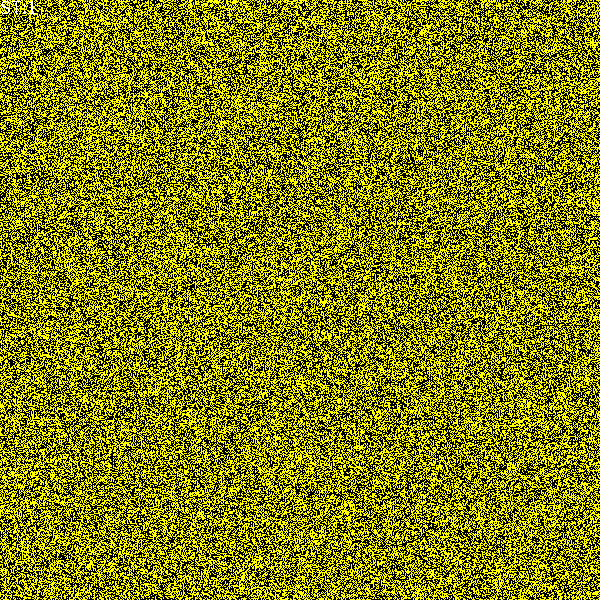
Frame 1 (no input)
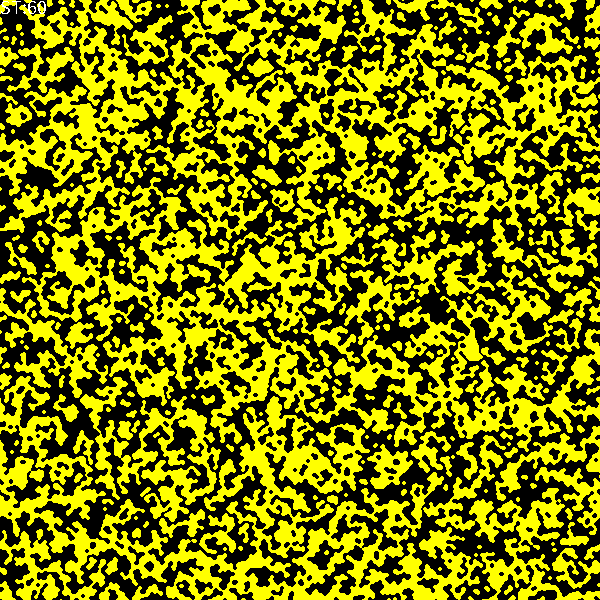
Frame 60 (the mouse pressed at the canvas centre just before this capture)
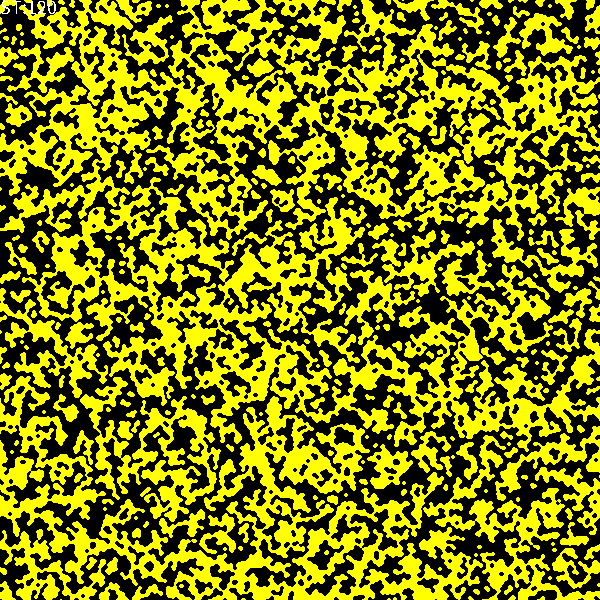
Frame 120 (the mouse held since frame 60 and released just before this capture)

The Processing sketch that drew these frames (run headless with seeded random() and noise(); from frame 60 on, the mouse is pressed at the canvas centre):

// Processing sketch: asynchronic2Dvoter
// ── asynchronic2Dvoter.pde
// "Voter model" <=> "Nearest Neighbors Social Impact"
// Two-dimensional, asynchronous cellular automaton
////////////////////////////////////////////////////////////////////////////////////
final int WorldSide=600;//Side lenght of simulation world (square)
final float Dens=0.50;//.01;//Initial density in the lattice World
final boolean withMoore=true;//neighborhood with the corners of the square

int[][] World=new int[WorldSide][WorldSide];//2 dimensional array <=> "matrix" or "lattice" 
                                            
int FR=100;//desired simulation speed

void setup()
{
 size(600,600); //squre canvas
 noSmooth();    //much faster drawing
 frameRate(FR);
  
 for(int i=0;i<WorldSide;i++) 
    for(int j=0;j<WorldSide;j++) 
      if(random(1.0)<Dens)
        World[i][j]=1;
}

void visualisation()
{
   for(int i=0;i<WorldSide;i++)
    for(int j=0;j<WorldSide;j++) 
    {                      
      switch(World[i][j]){ 
      case 1:stroke(255,255,0);break;//Yellow
      case 0:stroke(0,0,0);break;
      default: stroke(255,0,0);//"emergency color" - RED
      break;
      } 
      point(i,j);
    }
}

int t=0;
void draw()
{  
  visualisation();
  
  // Monte Carlo step
  int N=WorldSide*WorldSide;
  for(int a=0;a<N;a++)
  {
       int i=(int)random(WorldSide);
       int j=(int)random(WorldSide);
       
       int right = (i+1) % WorldSide;      
       int left  = (WorldSide+i-1) % WorldSide;
       int dw=(j+1) % WorldSide;   
       int up=(WorldSide+j-1) % WorldSide;
       int cou0  = 0;//counter of 0 state neighbors
       int cou1  = 0;//counter of 1 state neighbors
       
       if(World[left][j]==0 )cou0++;else cou1++;
       if(World[right][j]==0)cou0++;else cou1++;
       if(World[i][up]==0)cou0++;else cou1++;
       if(World[i][dw]==0)cou0++;else cou1++; 
       if(withMoore)
       {
         if(World[left][up]==0)cou0++;else cou1++;
         if(World[right][up]==0)cou0++;else cou1++;
         if(World[left][dw]==0)cou0++;else cou1++;
         if(World[right][dw]==0)cou0++;else cou1++; 
       }
       if(World[i][j]==0)cou0++;else cou1++;
       
       //The rule of this automaton - you assume a state 
       //more common in your vicinity
       if(cou0>cou1)
         World[i][j]=0;
       else //What about == ?
         World[i][j]=1;
   }
      
   t++;//next step
   textSize(20);textAlign(LEFT,TOP);text("ST:"+t,0,0);
}

//https://github.com/borkowsk/bookProcessingEN/tree/main/08_2D_cellular/asynchronic
